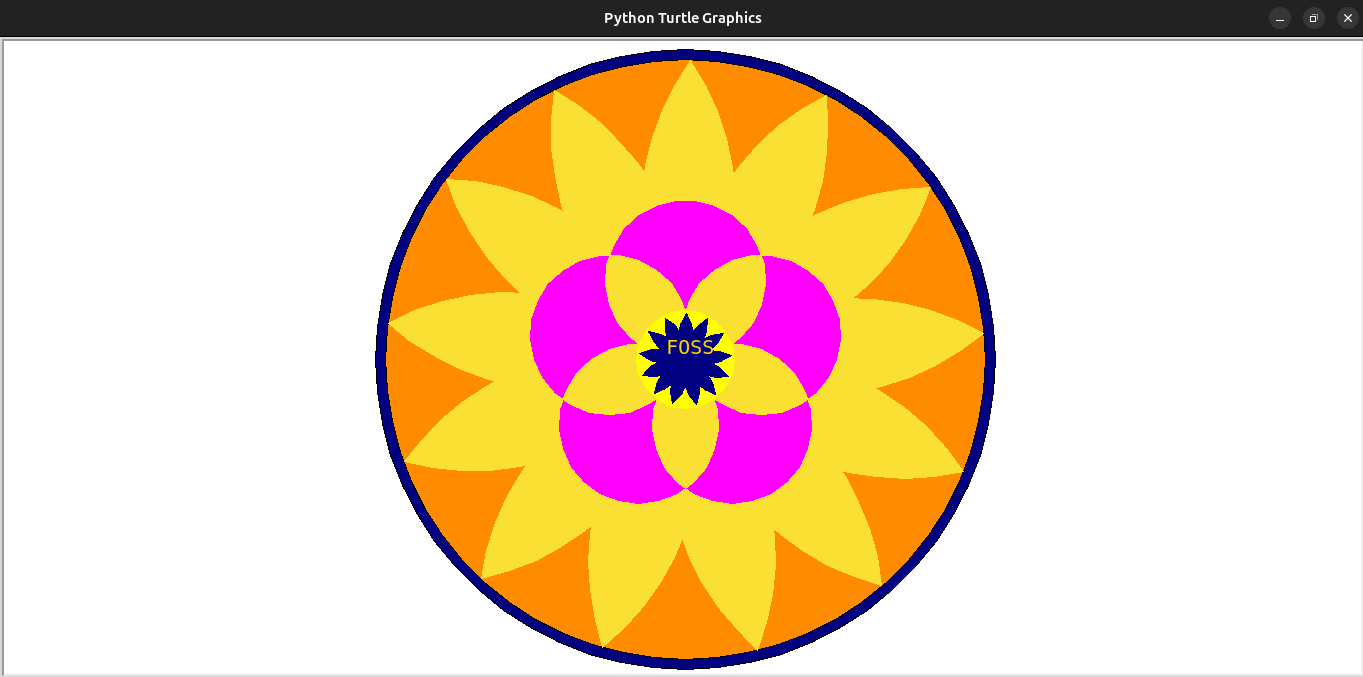

Reproduce this figure in Python.
import turtle
import math
# settings
t = turtle.Turtle()
t.speed(0)
outerRadius = 300
innerRadius = 50

# functions for common shapes
def drawCircle(color,radius): 
    t.begin_fill()
    t.fillcolor(color)
    t.pu()
    t.rt(90)
    t.fd(radius)
    t.left(90)
    t.down()
    t.circle(radius)
    t.end_fill()
    t.pu()
    t.home()
    t.down()

def petals(num, length,color="none"):
    t.pu()
    t.home()
    t.pd()
    t.setheading(0)
    angle = 360 / num
    theta = 0
    if color != "none": t.fillcolor(color)
    t.begin_fill()
    for i in range(num):
        t.setheading(theta)
        t.circle(length)
        theta += angle
    t.end_fill()

def coverFlower(color,radius):
    for i in range(13):
        t.up()
        t.goto(0,0)
        t.down()
        t.fillcolor(color)
        t.pen(pencolor=color)
        t.begin_fill()
        t.circle(radius,70)
        t.left(110)
        t.circle(radius,70)
        t.end_fill()
        t.right(1)

drawCircle("navy",outerRadius+10)
drawCircle("#FF8C00",outerRadius)
coverFlower("#FAE033",outerRadius-39)
petals(5,innerRadius+30,"magenta")
drawCircle("yellow",innerRadius)
coverFlower("navy",innerRadius-10)
t.color("gold")
style = ("monospace",15)
t.write("\n FOSS",font=style,align="center")
t.hideturtle()
turtle.exitonclick()
